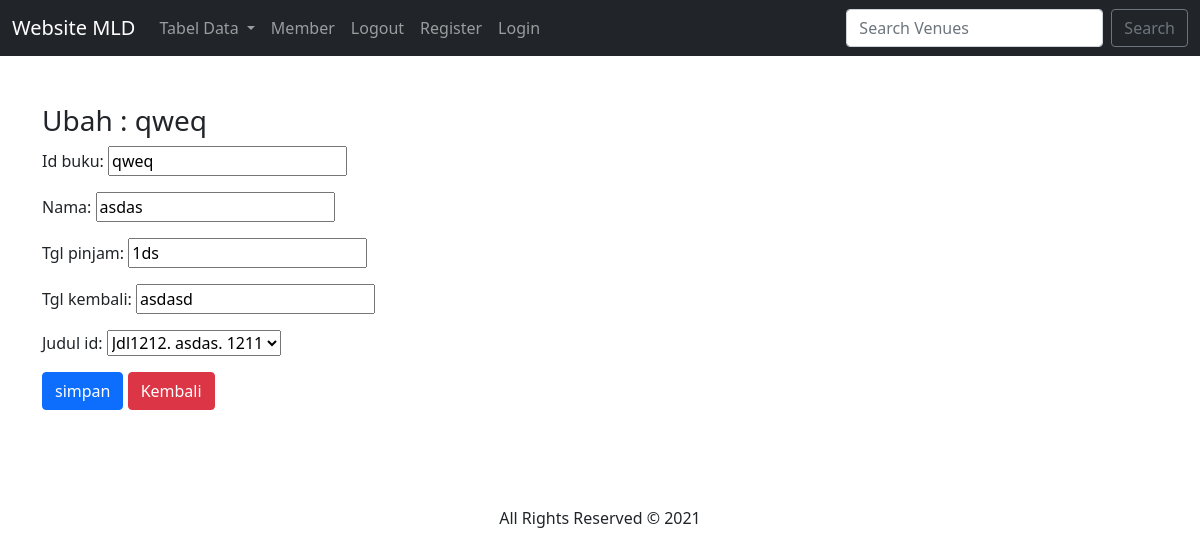
The app's page /ubahpinjam/1 with its own data.
### dashboard/models.py (models this page shows, shortened)
class Pinjam(models.Model):
    id_buku=models.CharField(max_length=10)
    nama=models.CharField(max_length=50)
    tgl_pinjam=models.CharField(max_length=10)
    tgl_kembali=models.CharField(max_length=10)
    judul_id=models.ForeignKey(Barang, on_delete=models.CASCADE,null=True)

### dashboard/views.py (the view)
# urls.py: path('ubahpinjam/<int:id_pinjam>',ubah_pinjam,name = 'ubah_pinjam'),
def ubah_pinjam(request,id_pinjam):
 pinjams=Pinjam.objects.get(id=id_pinjam)
 if request.POST:
    form= FormPinjam(request.POST,instance=pinjams)
    if form.is_valid():
        form.save()
        messages.success(request,"Data Berhasil di Input")
        return redirect('ubah_pinjam',id_pinjam=id_pinjam)
 else  :
    form = FormPinjam(instance=pinjams)
    konteks = {
        'form':form,
        'pinjams':pinjams
    }
 return render(request,'ubah_pinjam.html',konteks)

### dashboard/forms.py
class FormPinjam(ModelForm):
    class Meta :
        model=Pinjam
        fields='__all__'

### dashboard/models.py (called while the page is built)
    def __str__(self):
        return "{}. {}. {}" .format(self.kodebuku,self.judul,self.stok)

### templates/ubah_pinjam.html (shortened to what this page needs)
{% load static %}
<!DOCTYPE html>
<html lang="en">
  <head>
    <link
      href="https://cdn.jsdelivr.net/npm/bootstrap@5.0.0-beta3/dist/css/bootstrap.min.css"
      rel="stylesheet"
    />
    <link
      rel="stylesheet"
      href="https://pro.fontawesome.com/releases/v5.10.0/css/all.css"
    />
    <link rel="stylesheet" href="{% static 'css/style.css'%}" />
  </head>
  <body>
    <nav class="navbar navbar-expand-lg navbar-dark bg-dark">
      <div class="container-fluid">
        <a class="navbar-brand" href="{% url 'index' %}">Website MLD</a>
        <div class="collapse navbar-collapse" id="navbarSupportedContent">
          <ul class="navbar-nav me-auto mb-2 mb-lg-0">
            <li class="nav-item dropdown">
              <a class="nav-link dropdown-toggle" href="#" id="navbarDropdown" role="button" data-bs-toggle="dropdown" aria-expanded="false">
                Tabel Data
              </a>
            </li>
              <li class="nav-item">
              <a class="nav-link" href="{% url 'member' %}">Member</a>
            </li>
            <li class="nav-item">
              <a class="nav-link" href="#">Logout</a>
            </li>
            <li class="nav-item">
              <a class="nav-link" href="#">Register</a>
            </li>
            <li class="nav-item">
              <a class="nav-link" href="#">Login</a>
            </li>
          </ul>
          <form class="d-flex" method=POST action="#">
            <input class="form-control me-2" type="search" placeholder="Search Venues" aria-label="Search" name="searched">
            <button class="btn btn-outline-secondary" type="submit">Search</button>
          </form>
        </div>
      </div>
    </nav>
    <div class="container-fluid layanan pt-5 pb-5">
      <section id="form">
        <div class="container">
          <h3>Ubah : {{ pinjams.id_buku }}</h3>
          <form action="{% url 'ubah_pinjam' pinjams.id %}" method="post">
              {{form.as_p}}
                <button type="submit" class="btn btn-primary">simpan</button>
                <a href="/pinjam" class="btn btn-danger">Kembali</a>
          </form>
        </div>
      </section>
    </div>
    <div class="container text-center pt-5 pb-5">
      All Rights Reserved &copy; 2021
    </div>
  </body>
</html>

### records on screen
Pinjam: id_buku "qweq", nama "asdas", tgl_pinjam "1ds", tgl_kembali "asdasd", judul_id "Jdl1212. asdas. 1211"
